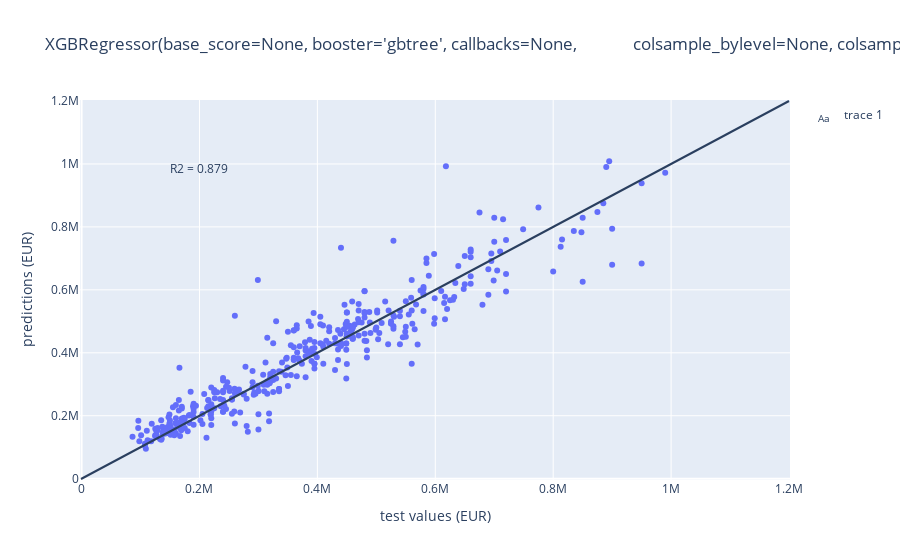

Notebook source saved alongside this figure:
### Code cell
graphmaker(grid_search_xgbr, X_test, y_test)

### Figure 1 — Plotly figure (JSON) as saved in the notebook; plotly's stock layout.template omitted (floating-point values rounded to 4 significant figures; data arrays with more than 128 entries replaced by an {"elided": "..."} marker saying what was removed)
{"data": [{"hovertemplate": "test values (EUR)=%{x}<br>predictions (EUR)=%{y}<extra></extra>", "legendgroup": "", "marker": {"color": "#636efa", "symbol": "circle"}, "mode": "markers", "name": "", "orientation": "v", "showlegend": false, "type": "scatter", "x": {"elided": "401 int values"}, "xaxis": "x", "y": {"elided": "401 float values"}, "yaxis": "y"}, {"mode": "text", "text": ["R2 = 0.879"], "textposition": "bottom center", "type": "scatter", "x": [200000], "y": [1000000]}], "layout": {"legend": {"tracegroupgap": 0}, "shapes": [{"type": "line", "x0": -1000, "x1": 1200000, "xref": "x", "y0": -1000, "y1": 1200000, "yref": "y"}], "title": {"text": "XGBRegressor(base_score=None, booster='gbtree', callbacks=None,\n             colsample_bylevel=None, colsample_bynode=None,\n             colsample_bytree=0.75, early_stopping_rounds=None,\n             enable_categorical=False, eta=0.1, eval_metric=None,\n             feature_types=None, gamma=0, gpu_id=None, grow_policy=None,\n             importance_type=None, interaction_constraints=None,\n             learning_rate=None, max_bin=None, max_cat_threshold=None,\n             max_cat_to_onehot=None, max_delta_step=None, max_depth=6,\n             max_leaves=None, min_child_weight=5, missing=nan,\n             monotone_constraints=None, n_estimators=100, n_jobs=None,\n             num_parallel_tree=None, predictor=None, ...) model, asking price and prediction"}, "xaxis": {"anchor": "y", "domain": [0, 1], "title": {"text": "test values (EUR)"}}, "yaxis": {"anchor": "x", "domain": [0, 1], "title": {"text": "predictions (EUR)"}}}}
